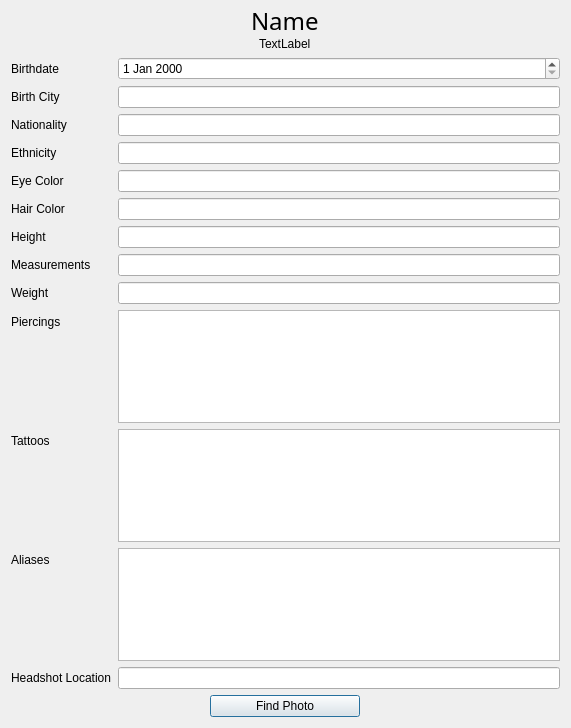
<?xml version="1.0" encoding="UTF-8"?>
<ui version="4.0">
 <class>ProfileDialog</class>
 <widget class="QDialog" name="ProfileDialog">
  <property name="geometry">
   <rect>
    <x>0</x>
    <y>0</y>
    <width>571</width>
    <height>728</height>
   </rect>
  </property>
  <property name="windowTitle">
   <string>Dialog</string>
  </property>
  <layout class="QGridLayout" name="gridLayout">
   <item row="0" column="0" alignment="Qt::AlignHCenter">
    <widget class="QLabel" name="labelName">
     <property name="maximumSize">
      <size>
       <width>16777215</width>
       <height>20</height>
      </size>
     </property>
     <property name="font">
      <font>
       <family>Futura</family>
       <pointsize>18</pointsize>
      </font>
     </property>
     <property name="text">
      <string>Name</string>
     </property>
    </widget>
   </item>
   <item row="2" column="0">
    <layout class="QFormLayout" name="formLayout">
     <item row="0" column="0">
      <widget class="QLabel" name="birthdateLabel">
       <property name="text">
        <string>Birthdate</string>
       </property>
      </widget>
     </item>
     <item row="0" column="1">
      <widget class="QDateEdit" name="birthdateDateEdit">
       <property name="minimumSize">
        <size>
         <width>423</width>
         <height>0</height>
        </size>
       </property>
      </widget>
     </item>
     <item row="1" column="0">
      <widget class="QLabel" name="birthCityLabel">
       <property name="text">
        <string>Birth City</string>
       </property>
      </widget>
     </item>
     <item row="1" column="1">
      <widget class="QLineEdit" name="birthCityLineEdit">
       <property name="minimumSize">
        <size>
         <width>423</width>
         <height>0</height>
        </size>
       </property>
      </widget>
     </item>
     <item row="2" column="0">
      <widget class="QLabel" name="birthCountryLabel">
       <property name="text">
        <string>Nationality</string>
       </property>
      </widget>
     </item>
     <item row="2" column="1">
      <widget class="QLineEdit" name="birthCountryLineEdit">
       <property name="minimumSize">
        <size>
         <width>423</width>
         <height>0</height>
        </size>
       </property>
      </widget>
     </item>
     <item row="3" column="0">
      <widget class="QLabel" name="ethnicityLabel">
       <property name="text">
        <string>Ethnicity</string>
       </property>
      </widget>
     </item>
     <item row="3" column="1">
      <widget class="QLineEdit" name="ethnicityLineEdit">
       <property name="minimumSize">
        <size>
         <width>423</width>
         <height>0</height>
        </size>
       </property>
      </widget>
     </item>
     <item row="4" column="0">
      <widget class="QLabel" name="eyeColorLabel">
       <property name="text">
        <string>Eye Color</string>
       </property>
      </widget>
     </item>
     <item row="4" column="1">
      <widget class="QLineEdit" name="eyeColorLineEdit">
       <property name="minimumSize">
        <size>
         <width>423</width>
         <height>0</height>
        </size>
       </property>
      </widget>
     </item>
     <item row="5" column="0">
      <widget class="QLabel" name="hairColorLabel">
       <property name="text">
        <string>Hair Color</string>
       </property>
      </widget>
     </item>
     <item row="5" column="1">
      <widget class="QLineEdit" name="hairColorLineEdit">
       <property name="minimumSize">
        <size>
         <width>423</width>
         <height>0</height>
        </size>
       </property>
      </widget>
     </item>
     <item row="6" column="0">
      <widget class="QLabel" name="heightLabel">
       <property name="text">
        <string>Height</string>
       </property>
      </widget>
     </item>
     <item row="6" column="1">
      <widget class="QLineEdit" name="heightLineEdit">
       <property name="minimumSize">
        <size>
         <width>423</width>
         <height>0</height>
        </size>
       </property>
      </widget>
     </item>
     <item row="7" column="0">
      <widget class="QLabel" name="measurementsLabel">
       <property name="text">
        <string>Measurements</string>
       </property>
      </widget>
     </item>
     <item row="7" column="1">
      <widget class="QLineEdit" name="measurementsLineEdit">
       <property name="minimumSize">
        <size>
         <width>423</width>
         <height>0</height>
        </size>
       </property>
      </widget>
     </item>
     <item row="8" column="0">
      <widget class="QLabel" name="weightLabel">
       <property name="text">
        <string>Weight</string>
       </property>
      </widget>
     </item>
     <item row="8" column="1">
      <widget class="QLineEdit" name="weightLineEdit">
       <property name="minimumSize">
        <size>
         <width>423</width>
         <height>0</height>
        </size>
       </property>
      </widget>
     </item>
     <item row="9" column="0">
      <widget class="QLabel" name="piercingsLabel">
       <property name="text">
        <string>Piercings</string>
       </property>
      </widget>
     </item>
     <item row="9" column="1">
      <widget class="QTextEdit" name="piercingsEdit">
       <property name="minimumSize">
        <size>
         <width>423</width>
         <height>0</height>
        </size>
       </property>
      </widget>
     </item>
     <item row="10" column="0">
      <widget class="QLabel" name="tattoosLabel">
       <property name="text">
        <string>Tattoos</string>
       </property>
      </widget>
     </item>
     <item row="10" column="1">
      <widget class="QTextEdit" name="tattoosEdit">
       <property name="minimumSize">
        <size>
         <width>423</width>
         <height>0</height>
        </size>
       </property>
      </widget>
     </item>
     <item row="11" column="0">
      <widget class="QLabel" name="aliasesLabel">
       <property name="text">
        <string>Aliases</string>
       </property>
      </widget>
     </item>
     <item row="11" column="1">
      <widget class="QTextEdit" name="aliasesEdit">
       <property name="minimumSize">
        <size>
         <width>423</width>
         <height>0</height>
        </size>
       </property>
      </widget>
     </item>
     <item row="12" column="0">
      <widget class="QLabel" name="headshotLocationLabel">
       <property name="text">
        <string>Headshot Location</string>
       </property>
      </widget>
     </item>
     <item row="12" column="1">
      <widget class="QLineEdit" name="headshotLocationLineEdit">
       <property name="minimumSize">
        <size>
         <width>423</width>
         <height>0</height>
        </size>
       </property>
      </widget>
     </item>
    </layout>
   </item>
   <item row="1" column="0" alignment="Qt::AlignHCenter">
    <widget class="QLabel" name="profilePhoto">
     <property name="sizePolicy">
      <sizepolicy hsizetype="Maximum" vsizetype="Maximum">
       <horstretch>0</horstretch>
       <verstretch>0</verstretch>
      </sizepolicy>
     </property>
     <property name="maximumSize">
      <size>
       <width>300</width>
       <height>200</height>
      </size>
     </property>
     <property name="text">
      <string>TextLabel</string>
     </property>
    </widget>
   </item>
   <item row="3" column="0">
    <layout class="QHBoxLayout" name="horizontalLayout">
     <item>
      <widget class="QPushButton" name="tryAgainButton">
       <property name="maximumSize">
        <size>
         <width>150</width>
         <height>16777215</height>
        </size>
       </property>
       <property name="text">
        <string>Find Photo</string>
       </property>
      </widget>
     </item>
    </layout>
   </item>
  </layout>
 </widget>
 <resources/>
 <connections/>
</ui>
